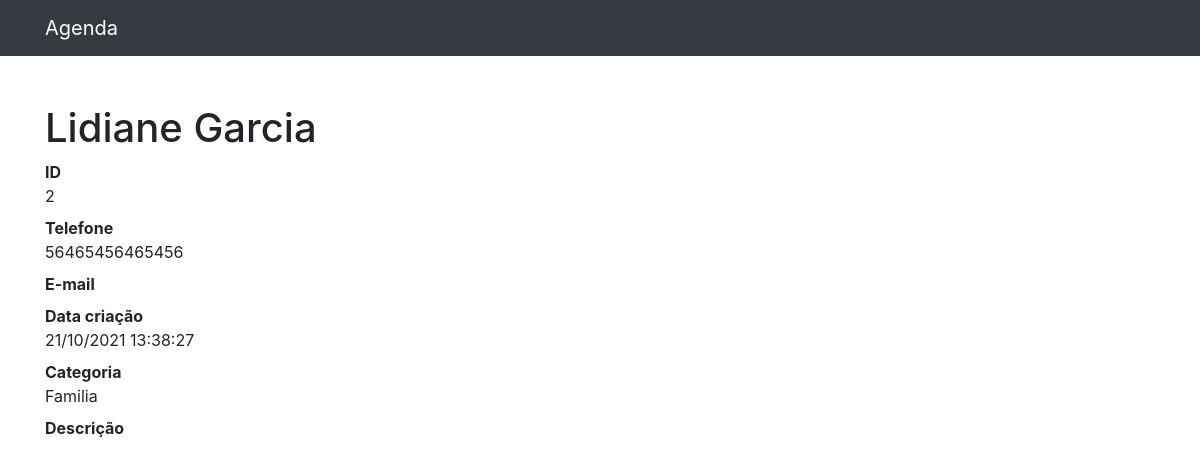
/2, run on the app's committed database.
### contacts/models.py (models this page shows, shortened)
class Contact(models.Model):
    name = models.CharField(max_length=255)
    last_name = models.CharField(max_length=255, blank=True)
    phone = models.CharField(max_length=255)
    email = models.CharField(max_length=255, blank=True)
    created_at = models.DateTimeField(default=timezone.now)
    description = models.TextField(blank=True)
    category = models.ForeignKey(Category, on_delete=models.DO_NOTHING)
    view = models.BooleanField(default=True)

class Category(models.Model):
    name = models.CharField(max_length=255)
    def __str__(self):
        return self.name

### contacts/views.py (the view)
# urls.py: path('<int:contact_id>', views.show, name='show'),
def show(request, contact_id):
    contact = get_object_or_404(Contact, id=contact_id)
    return render(request, 'contacts/show.html', {'contact': contact})

### contacts/templates/contacts/show.html (shortened to what this page needs)
{%extends 'base.html'%}
{%block 'container'%}
<h1 class="mt-5">{{ contact.name }} {{ contact.last_name }}</h1>
<dl>
    <dt>ID</dt>
    <dd>{{ contact.id }}</dd>
    <dt>Telefone</dt>
    <dd>{{ contact.phone }}</dd>
    <dt>E-mail</dt>
    <dt>Data criação</dt>
    <dd>{{ contact.created_at|date:'d/m/Y H:i:s' }}</dd>
    <dt>Categoria</dt>
    <dd>{{ contact.category }}</dd>
    <dt>Descrição</dt>
</dl>
{%endblock%}

### data on the page
Contact: name "Lidiane", last_name "Garcia", id "2", phone "56465456465456", created_at "21/10/2021 13:38:27", category "Familia"
